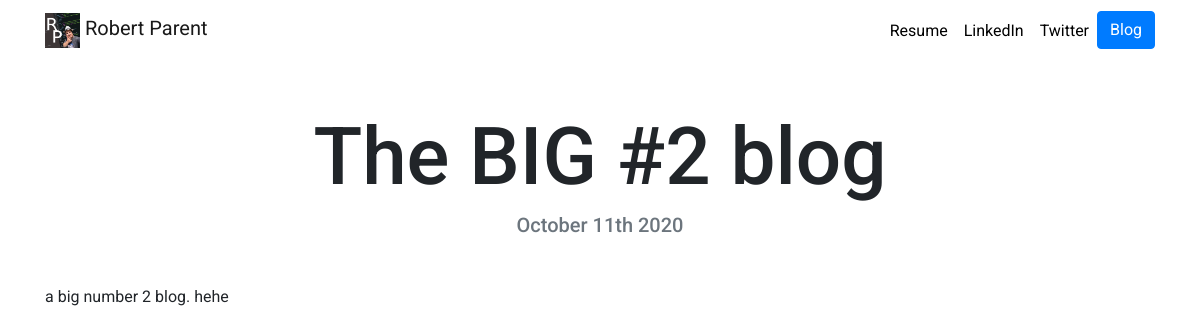
Page /blog/8/ on the committed database.
### blog/models.py (models this page shows, shortened)
class Blog(models.Model):
    title = models.CharField(max_length=200)
    description = models.TextField()
    date = models.DateField()

### blog/views.py (the view)
# urls.py: path('<int:blog_id>/', views.detail, name='detail'),
def detail(request, blog_id):
    blog = get_object_or_404(Blog, pk=blog_id)
    return render(request, "blog/detail.html",{'blog':blog})

### blog/templates/blog/detail.html
{% extends "portfolio/base.html" %}
{% load static %}
{% block content %}
<h1 class="text-center mt-5" id="blogdetailtitle">{{ blog.title }}</h1>
<h5 class="text-center text-muted mb-5">{{ blog.date|date:'F jS Y' }}</h5>
{{ blog.description|safe }}
{% endblock %}

### portfolio/static/portfolio/custom.css (style rules this page uses)
body { font-family: 'Roboto', sans-serif; }
@media (min-width: 992px) { #blogdetailtitle { font-size: 5rem; } }

### rows in the picture
Blog: title "The BIG #2 blog", date "October 11th 2020", description "a big number 2 blog. hehe"
